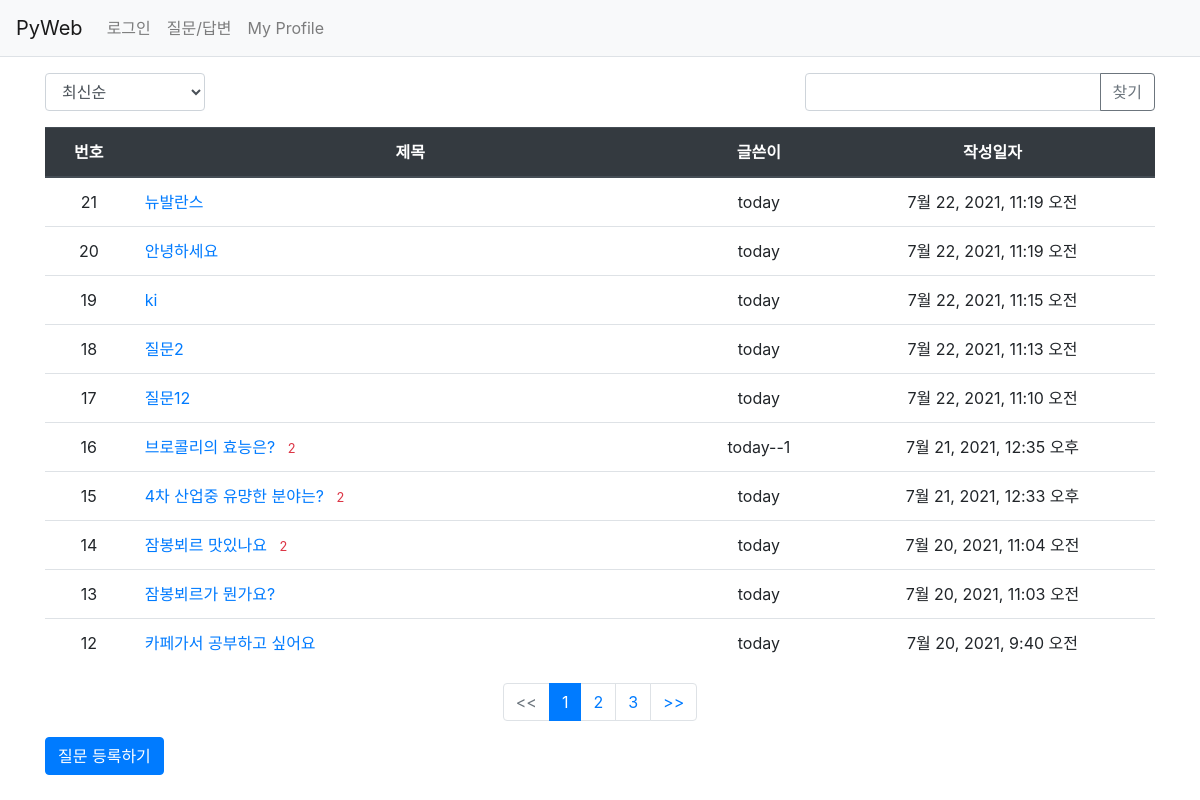
The page /pybo/board/ on the database as committed earlier.
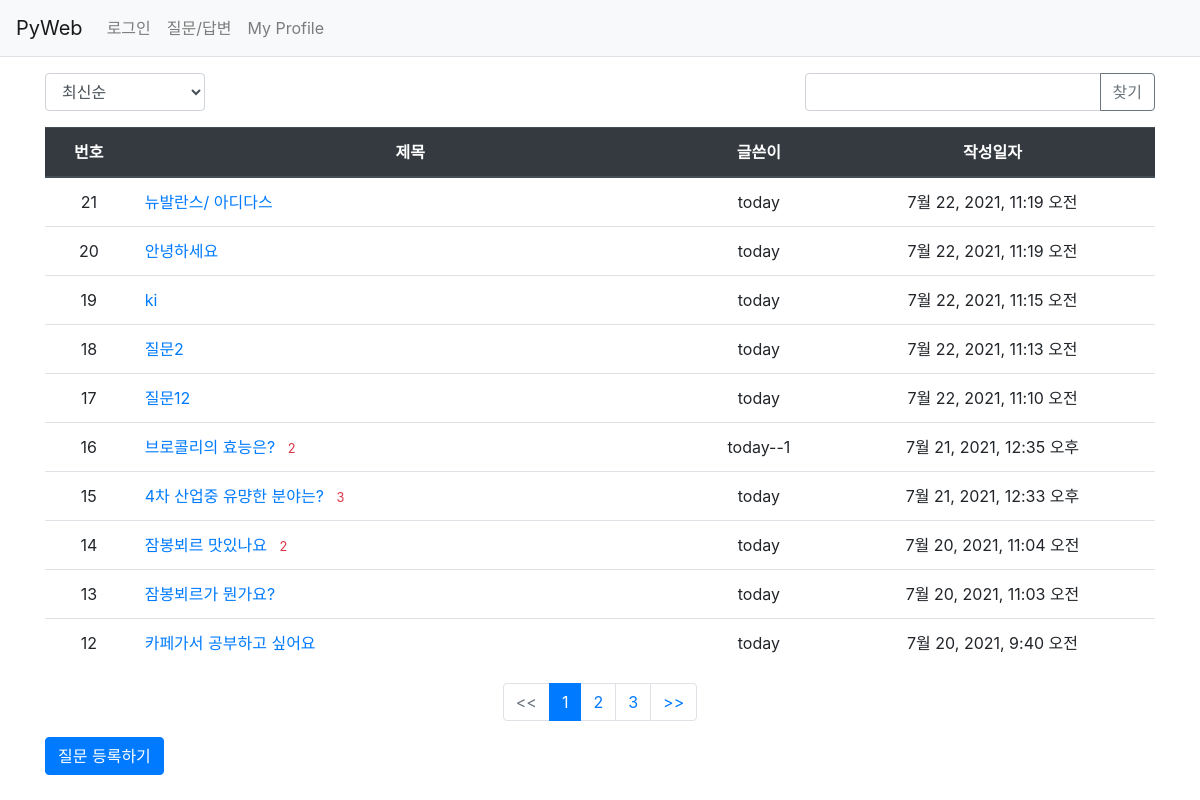
The same page on the database as committed later.
### pybo/models.py (models this page shows, shortened)
class Question(models.Model):
    author = models.ForeignKey(User, on_delete=models.CASCADE,
                               related_name='author_question')
    subject = models.CharField(max_length=200)
    content = models.TextField()
    create_date = models.DateTimeField()
    modify_date = models.DateTimeField(null=True, blank=True)
    voter = models.ManyToManyField(User, related_name='voter_question')

### pybo/views/base_views.py (the view, shortened to what this page needs)
# urls.py: path('board/', base_views.board, name='board'),
def board(request):
    page = request.GET.get('page', '1')  # 페이지
    kw = request.GET.get('kw', '')  # 검색어
    so = request.GET.get('so', 'recent')  # 정렬 기준
    if so == 'recommend':
        question_list = Question.objects.annotate(  # num_voter : 임시 필드
            num_voter=Count('voter')).order_by('-num_voter', '-create_date')
    elif so == 'popular':
        question_list = Question.objects.annotate(
            num_answer=Count('answer')).order_by('-num_answer', '-create_date')
    else:  # recent
        question_list = Question.objects.order_by('-create_date')
    paginator = Paginator(question_list, 10)
    page_obj = paginator.get_page(page)
    context = {'question_list': page_obj, 'page': page, 'kw': kw, 'so': so}
    return render(request, 'pybo/question_list.html', context)

### pybo/templatetags/pybo_filter.py (called while the page is built)
@register.filter
def sub(value, arg):
    return value - arg

### templates/pybo/question_list.html (shortened to what this page needs)
{% extends 'base.html' %}
{% load pybo_filter %}
{% block content %}
<div class="container my-3">
  <div class="row justify-content-between my-3">
      <div class="col-2">
          <select class="form-control so">
              <option value="recent" {% if so == 'recent' %}selected{% endif %}>
                  최신순
              </option>
          </select>
      </div>
      <div class="col-4 input-group">
          <input type="text" class="form-control kw"
            value="{{ kw|default_if_none:'' }}">
          <div class="input-group-append">
              <button class="btn btn-outline-secondary" type="button"
                      id="btn_search">찾기
              </button>
          </div>
      </div>
  </div>
  <table class="table">
    <thead>
      <tr class="thead-dark text-center">
        <th>번호</th>
        <th style="width: 50%">제목</th>
        <th>글쓴이</th>
        <th>작성일자</th>
      </tr>
    </thead>
    <tbody>
    {% if question_list %}
        {% for question in question_list %}
            <tr class="text-center">
                <td>{{ question_list.paginator.count|sub:question_list.start_index|sub:forloop.counter0|add:1 }}</td>
                <td class="text-left">
                    <a href="{% url 'pybo:detail' question.id %}">
                        {{ question.subject }}
                        {% if question.answer_set.count %}
                        <span class="text-danger small ml-2">
                            {{ question.answer_set.count }}
                        </span>
                        {% endif %}
                    </a>
                </td>
                <td>{{ question.author.username }}</td>
                <td>{{ question.create_date }}</td>
            </tr>
        {% endfor %}
    {% else %}
        <tr>
            <td colspan="3">질문이 없습니다.</td>
        </tr>
    {% endif %}
    </tbody>
  </table>
  <ul class="pagination justify-content-center">
      {% if question_list.has_previous %}
      <div class="page-item">
          <a class="page-link" href="#" data-page="{{ question_list.previous_page_number }}">
              <<
          </a>
      </div>
      {% else %}
      <li class="page-item disabled">
          <a class="page-link" tabindex="-1" aria-disabled="true"
             href="#"><<</a>
      </li>
      {% endif %}
      {% for page_number in question_list.paginator.page_range %}
          {% if page_number == question_list.number %}
          <li class="page-item active" aria-current="page">
            <a class="page-link" href="#"
                data-page="{{ page_number }}">
                {{ page_number }}
            </a>
          </li>
          {% else %}
          <li class="page-item">
              <a class="page-link" href="#"
                data-page="{{ page_number }}">
                {{ page_number }}
              </a>
          </li>
          {% endif %}
      {% endfor %}
      {% if question_list.has_next %}
      <div class="page-item">
          <a class="page-link" href="#"
            data-page="{{ question_list.next_page_number }}">
              >>
          </a>
      </div>
      {% else %}
      <li class="page-item disabled">
          <a class="page-link" tabindex="-1" aria-disabled="true"
             href="#">>></a>
      </li>
      {% endif %}
  </ul>
  <a href="{% url 'pybo:question_create' %}" class="btn btn-primary">질문 등록하기</a>
</div>
{% endblock %}

### templates/base.html (shortened to what this page needs)
{% load static %}
<!DOCTYPE html>
<html lang="ko">
<head>
    <link rel="stylesheet" href="{% static 'pybo/bootstrap.css' %}">
    <link rel="stylesheet" href="{% static 'pybo/style.css' %}">
</head>
<body>
{% include 'navbar.html' %}
{% block content %}{% endblock %}
</body>
</html>

### templates/navbar.html (shortened to what this page needs)
<nav class="navbar navbar-expand-lg navbar-light bg-light border-bottom">
    <a class="navbar-brand" href="{% url 'pybo:index' %}">PyWeb</a>
    <div class="collapse navbar-collapse flex-grow-0" id="navbarNav">
        <ul class="navbar-nav">
            <li class="nav-item">
                {% if user.is_authenticated %}
                    <a class="nav-link" href="{% url 'common:logout' %}">
                        {{ user.username }}(로그아웃)
                    </a>
                {% else %}
                    <a class="nav-link" href="{% url 'common:login' %}">로그인</a>
                {% endif %}
            </li>
            <li class="nav-item">
                <a class="nav-link" href="{% url 'pybo:board' %}">질문/답변</a>
            </li>
            <li class="nav-item">
                <a class="nav-link" href="{% url 'pybo:profile' %}">My Profile</a>
            </li>
        </ul>
    </div>
</nav>

Rows that differ between the two databases and show on the page:
changed Question: subject "뉴발란스" → "뉴발란스/ 아디다스"
changed Question "4차 산업중 유먕한 분야는?": answer_set.count "2" → "3"
